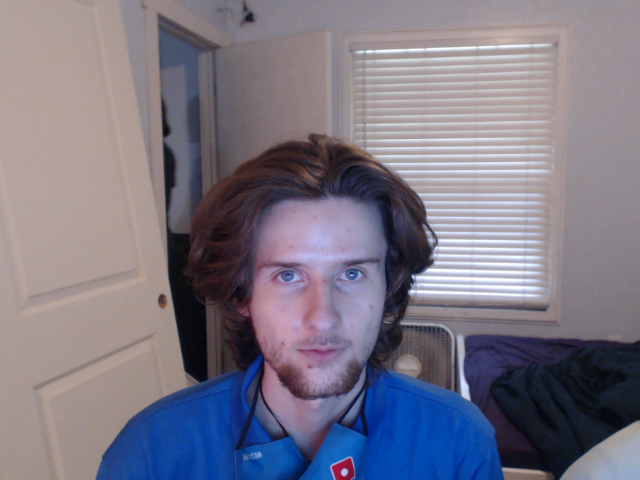
#> input picture dataset/blake/1.00000.png, 640 x 480 px, found by its file name; its folder holds 3 pictures in this run
$ python trainer.py
#> lines starting #> are read from the running program, lines starting #| are printed output that depends on the picture
import cv2
import numpy as np
from PIL import Image
import os

# Path for face image database
path = 'dataset'
recognizer = cv2.face.LBPHFaceRecognizer_create()
detector = cv2.CascadeClassifier("face_detection/haarcascade_frontalface_default.xml")


# function to get the images and label data
def getImagesAndLabels(path):
#> called with path = 'dataset'
    imagePaths = []
    for person in os.listdir(path):
        personPath = os.path.join(path, person)
        for img in os.listdir(personPath):
            imagePaths.append(os.path.join(personPath, img))
#> pass 2 of the loop in getImagesAndLabels, `for person in os.listdir(path):`:

    print(imagePaths)
    faceSamples=[]
    ids = []
    for imagePath in imagePaths:
        PIL_img = Image.open(imagePath).convert('L') # grayscale
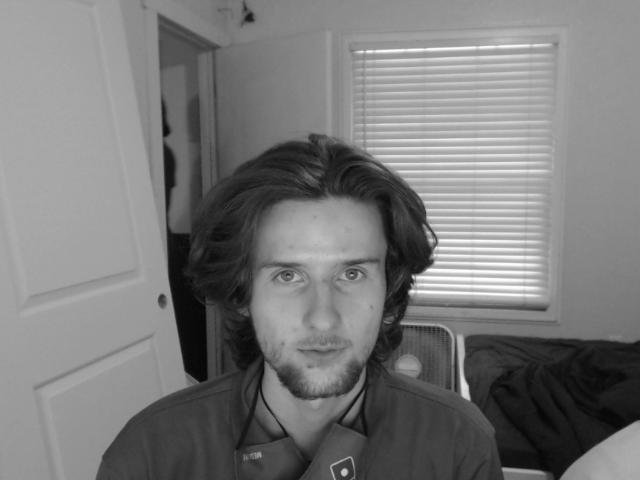
#> PIL_img: PIL image 640x480 L; min 6, max 255, mean 121.6
        img_numpy = np.array(PIL_img,'uint8')
        id = int(os.path.split(imagePath)[-1].split(".")[0])
        faces = detector.detectMultiScale(img_numpy)
#> faces = [[231, 211, 175, 175]]
        for (x,y,w,h) in faces:
            faceSamples.append(img_numpy[y:y+h,x:x+w])
            ids.append(id)
#> this loop made 1 pass
#> after the loop, faceSamples = 1 item; ids = [1]
#> pass 2 of the loop in getImagesAndLabels, `for imagePath in imagePaths:`:
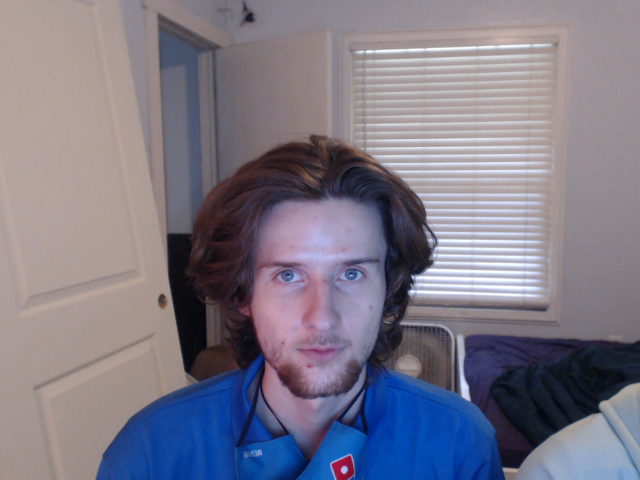
#> input picture dataset/blake/1.00001.png, 640 x 480 px, found by its file name
#> in getImagesAndLabels, `PIL_img = Image.open(imagePath).convert('L')`:
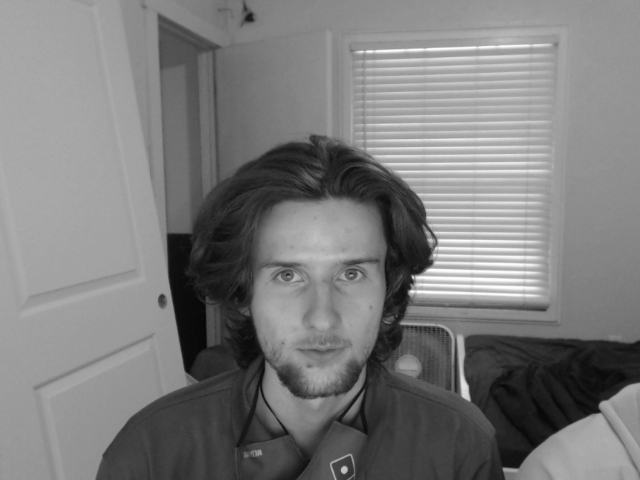
#> PIL_img: PIL image 640x480 L; min 6, max 255, mean 123.8
#> faces = [[233, 211, 175, 175]]
#> the loop in getImagesAndLabels, `for (x,y,w,h) in faces:` made 1 pass
#> after the loop in getImagesAndLabels, `for (x,y,w,h) in faces:`: faceSamples = 2 items; ids = [1, 1]
#> pass 3 of the loop in getImagesAndLabels, `for imagePath in imagePaths:`:
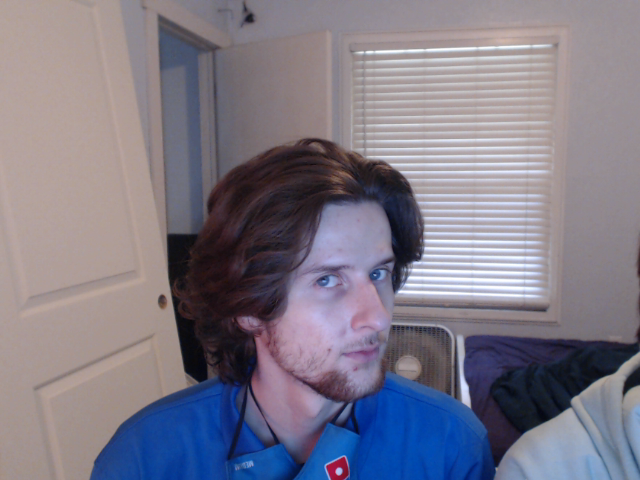
#> input picture dataset/blake/1.00002.png, 640 x 480 px, found by its file name
#> in getImagesAndLabels, `PIL_img = Image.open(imagePath).convert('L')`:
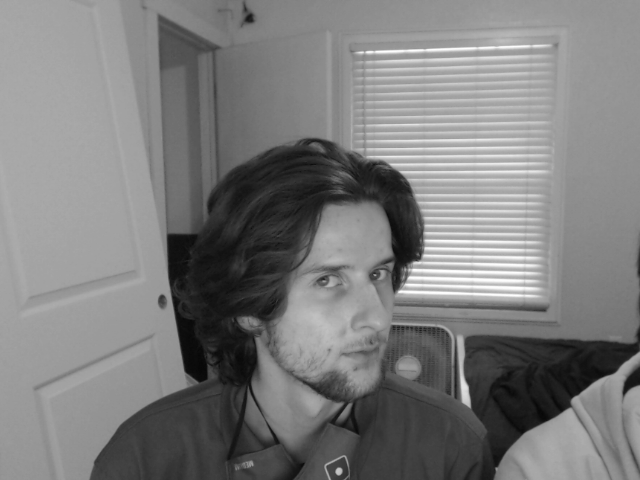
#> PIL_img: PIL image 640x480 L; min 7, max 255, mean 124.8
#> faces = [[279, 220, 148, 148]]
#> the loop in getImagesAndLabels, `for (x,y,w,h) in faces:` made 1 pass
#> after the loop in getImagesAndLabels, `for (x,y,w,h) in faces:`: faceSamples = 3 items; ids = [1, 1, 1]
#> the loop made 4 passes; the first 3 are shown
    return faceSamples,ids

print ("\n [INFO] Training faces. It will take a few seconds. Wait ...")

faces,ids = getImagesAndLabels(path)
recognizer.train(faces, np.array(ids))

# Save the model into trainer/trainer.yml
#> (the run stopped early here; a loop or call above may not have finished)
